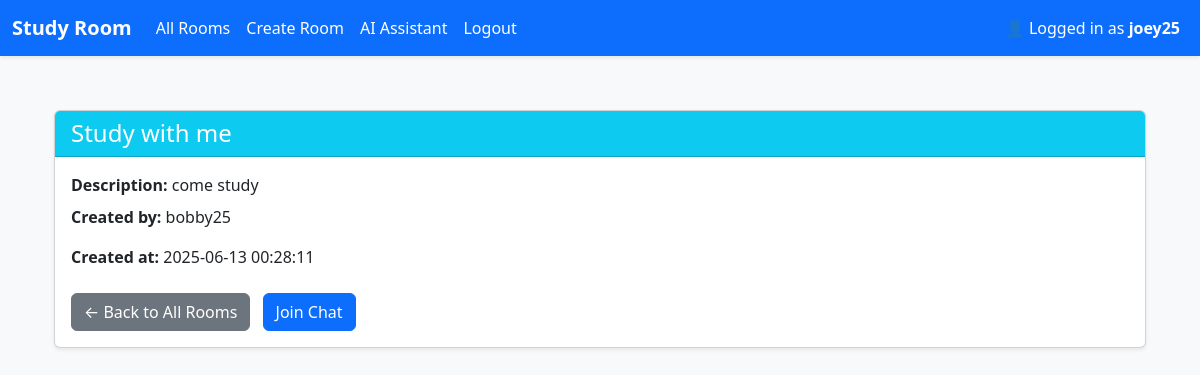
Page /studyroom/rooms/4 (signed in) on the committed database.
### app/models.py (models this page shows)
class User(db.Model, UserMixin): # UserMixin allows methods for user
    id = db.Column(db.Integer, primary_key=True) # primary_key is the identifier for the table. every id column will automatically become unqiue for every user
    username = db.Column(db.String(25), nullable=False, unique=True) # all field must have value and must be unique. can have 25 char max
    email = db.Column(db.String(120), nullable=False, unique=True)
    password_hash = db.Column(db.String(128), nullable=False)
    bio = db.Column(db.Text, nullable=True)
    image_file = db.Column(db.String(120), default="default.jpg")

class StudyRoom(db.Model):
    id = db.Column(db.Integer, primary_key=True) # each room has a uniuqe id
    name = db.Column(db.String(100), nullable=False) # nullable means column cannot be empty
    description = db.Column(db.Text, nullable=True)
    host_id = db.Column(db.Integer, db.ForeignKey('user.id'), nullable=False) # links to the user who created the room
    created_at = db.Column(db.DateTime, default=datetime.utcnow)
    is_active = db.Column(db.Boolean, default=True)
    host = db.relationship('User', backref=db.backref('study_rooms', lazy=True))
    messages = db.relationship('Message', backref='room', cascade="all, delete", passive_deletes=True)

### app/studyroom/routes.py (the view)
@studyroom_bp.route('/rooms/<int:room_id>') # pass in the room_id number into the function. ex: 10
@login_required
def room_detail(room_id): # go into and find room id 10
    room = StudyRoom.query.get_or_404(room_id)
    return render_template('rooms/detail.html', room=room)

### app/__init__.py (called while the page is built)
def create_app():
    app = Flask(__name__)
    app.config.from_object(Config) # set config file
    db.init_app(app)
    login_manager.init_app(app)
    socketio.init_app(app)
    mail.init_app(app)
    from flask_migrate import Migrate
    migrate = Migrate(app, db)
    from app.models import User, StudyRoom
    @login_manager.user_loader
    def load_user(user_id):
        return User.query.get(int(user_id))
    from dotenv import load_dotenv
    load_dotenv()
    from app.auth import auth_bp
    app.register_blueprint(auth_bp, url_prefix='/auth')
    from app.studyroom import studyroom_bp
    app.register_blueprint(studyroom_bp, url_prefix='/studyroom')
    try:
        from app.main import main_bp # Register main Blueprint
        app.register_blueprint(main_bp)
    except ImportError:
        pass
    from app import sockets
    return app

### app/templates/rooms/detail.html (shortened to what this page needs)
{% extends 'base.html' %}
{% block content %}
<div class="container py-4">
    <div class="card shadow-sm">
        <div class="card-header bg-info text-white">
            <h4 class="mb-0">{{ room.name }}</h4>
        </div>
        <div class="card-body">
            <p class="mb-2"><strong>Description:</strong> {{ room.description or "No description provided." }}</p>
            <p><strong>Created by:</strong> {{ room.host.username }}</p>
            <p><strong>Created at:</strong> {{ room.created_at.strftime('%Y-%m-%d %H:%M:%S') }}</p>
            <div class="mt-4">
                <a href="{{ url_for('studyroom.room_list') }}" class="btn btn-secondary">← Back to All Rooms</a>
                <a href="{{ url_for('studyroom.chat', room_id=room.id) }}" class="btn btn-primary ms-2">Join Chat</a>
            </div>
        </div>
    </div>
</div>
{% endblock %}

### app/templates/base.html (shortened to what this page needs)
<!DOCTYPE html>
<html lang="en">
<head>
    <link href="https://cdn.jsdelivr.net/npm/bootstrap@5.3.0/dist/css/bootstrap.min.css" rel="stylesheet">
</head>
<body>
<nav class="navbar navbar-expand-lg shadow-sm">
  <div class="container-fluid">
    <a class="navbar-brand fw-bold" href="{{ url_for('main.home') }}">Study Room</a>
    <div class="collapse navbar-collapse" id="navbarNav">
      <ul class="navbar-nav me-auto">
        {% if current_user.is_authenticated %}
          <li class="nav-item">
            <a class="nav-link" href="{{ url_for('studyroom.room_list') }}">All Rooms</a>
          </li>
          <li class="nav-item">
            <a class="nav-link" href="{{ url_for('studyroom.create_room') }}">Create Room</a>
          </li>
          <li class="nav-item">
            <a class="nav-link" href="{{ url_for('studyroom.ai_assistant') }}">AI Assistant</a>
          </li>
          <li class="nav-item">
            <a class="nav-link" href="{{ url_for('auth.logout') }}">Logout</a>
          </li>
        {% endif %}
      </ul>
      {% if current_user.is_authenticated %}
      <ul class="navbar-nav ms-auto">
        <li class="nav-item">
          <a href="{{ url_for('auth.profile') }}" class="nav-link">
            👤 Logged in as <strong>{{ current_user.username }}</strong>
        </a>
        </li>
      </ul>
      {% endif %}
    </div>
  </div>
</nav>
<div class="container">
    {% block content %}{% endblock %}
</div>
</body>
</html>

### app/templates/base.html (style rules this page uses)
body { background-color: #f8f9fa; }
.navbar { background-color: #0d6efd; }
.navbar-brand, .nav-link, .navbar-text { color: white !important; }
.container { margin-top: 30px; }

### rows in the picture
User: username "joey25"
StudyRoom: name "Study with me", description "come study", created_at "2025-06-13 00:28:11"
User: host.username "bobby25"
